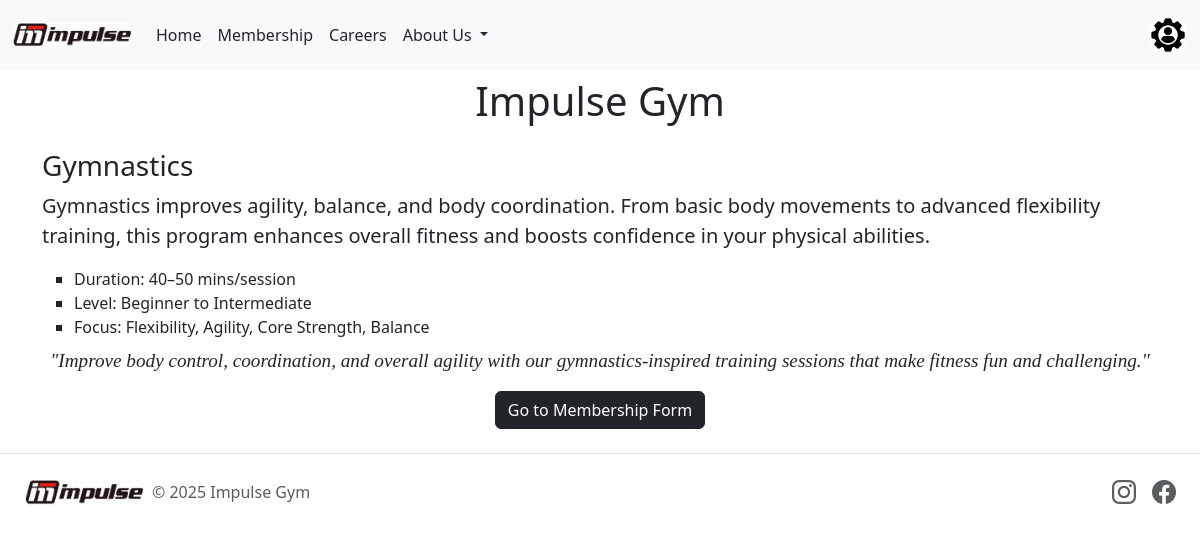
/exercisePage/3, run on the app's committed database.
### tables this page shows
CREATE TABLE exercise (
                id INTEGER PRIMARY KEY AUTOINCREMENT,
                name TEXT,
                quote TEXT,
                detail INT
            , image_url TEXT, "describe" TEXT);

### app.py (the view)
@app.route("/exercisePage/<id>") # yeh apply karne ke baad wala page hai jisme us particular exercise ka info hai phir button click karne ke baad form aata hai
def showExcercise(id):
    worked = load_workouts_from_db(id) # workout and workouts different hai
    if not worked:
        return "Not Found", 404
    else:
        return render_template("exercisePage.html", company_name='Impulse', worked=worked)

### database.py (called while the page is built)
def load_workouts_from_db(id):
    with engine.connect() as conn:
        result = conn.execute(text("SELECT * FROM exercise WHERE id = :val"), {"val": id})
        rows = result.all()
        if len(rows) == 0: # agar list empty ho toh
            return None
        else:
            return rows[0]._asdict() # is list ka pehla tuple return kar raha hai us id no ki information

### templates/exercisePage.html (shortened to what this page needs)
<!DOCTYPE html>
<html lang="en">
<head>
    {% include 'bootstrap.html' %}
</head>
<body>
    {% include 'nav.html' %}
    <div class="container">
        <h1 class="text-center mt-2 mb-4">Impulse Gym</h1>
        <h3 class="mb-2">{{worked.name}}</h3>
        <p class="lead">{{worked.describe}}</p>
        <ul class="mb-2" style="list-style-type: square;"">
            {% for line in worked.detail.split('.') %}
            <li>{{line.strip()}}</li>
            {% endfor %}
        </ul>
        <blockquote class="text-center" style=" font-size: larger;font-style: italic;font-family: Cambria, Cochin, Georgia, Times, 'Times New Roman', serif;">"{{worked.quote}}"</blockquote>
        <div class="buttonMember text-center">
            <a href="/applicationForm/{{worked['id']}}" class="btn btn-dark">Go to Membership Form</a>
        </div>
    </div>
    {% include 'footer.html' %}
</body>
</html>

### data on the page
exercise: name "Gymnastics", describe "Gymnastics improves agility, balance, and body coordination. From basic body movements to advanced flexibility training, this program enhances overall fitness and boosts confidence in your physical abilities.", quote "Improve body control, coordination, and overall agility with our gymnastics-inspired training sessions that make fitness fun and challenging."

### other printed values
{{ line.strip() }} "Duration: 40–50 mins/session" "Level: Beginner to Intermediate" "Focus: Flexibility, Agility, Core Strength, Balance"
